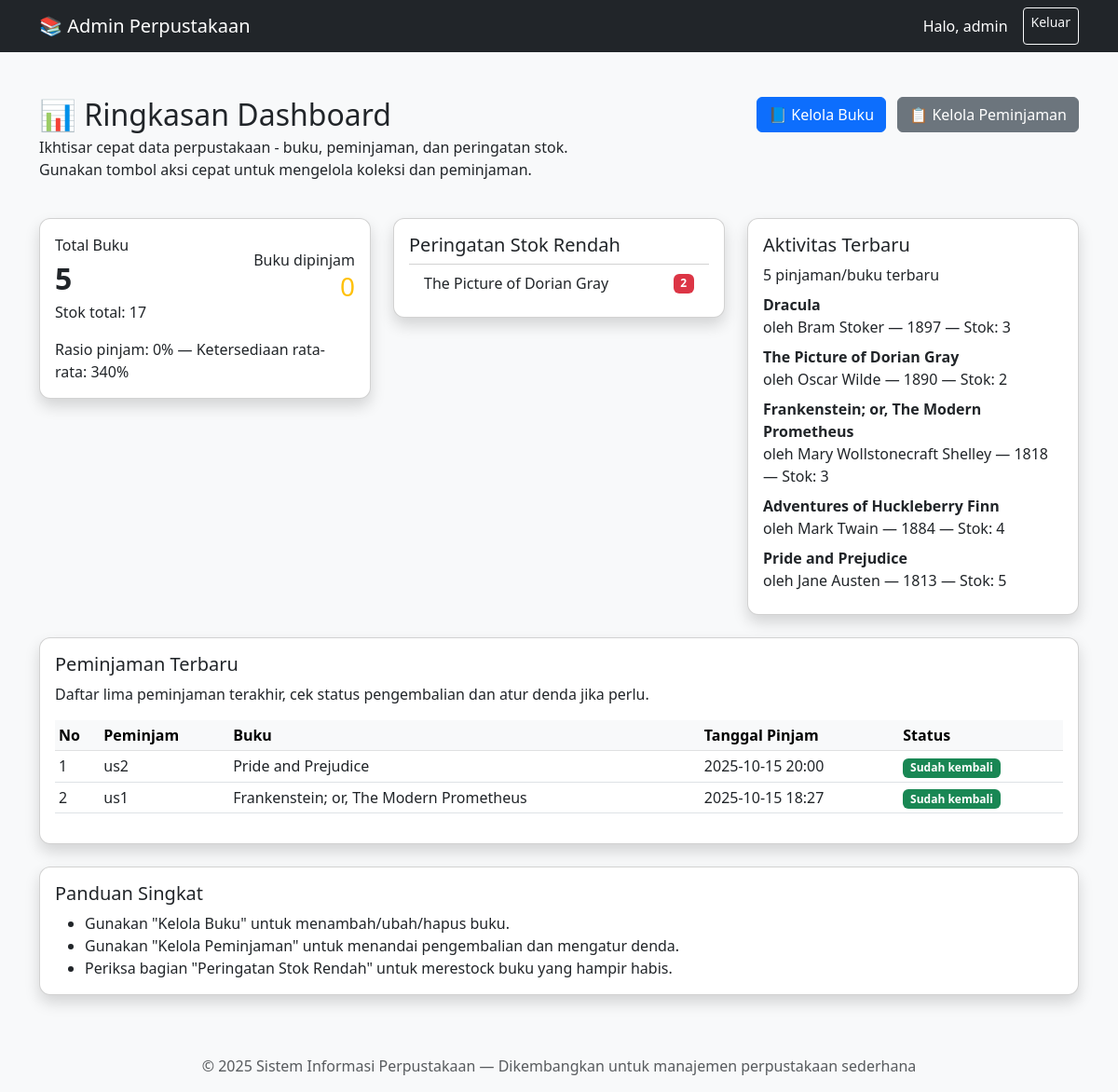
Before: /admin/index.php (signed in) with the older database file.
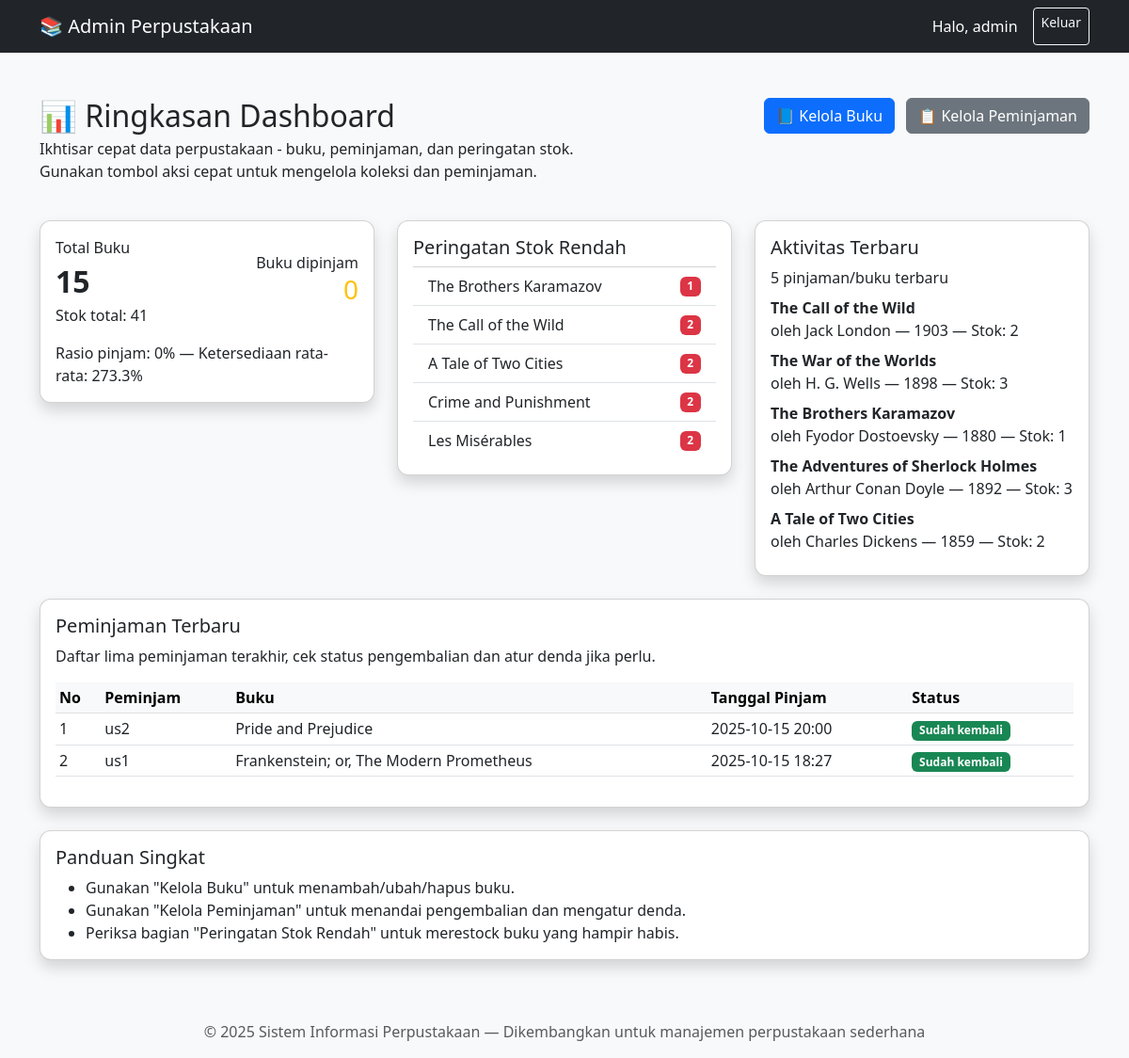
After: the same page with the newer database file.
### tables this page shows
CREATE TABLE `books` (
  `id` int(11) NOT NULL,
  `title` varchar(100) DEFAULT NULL,
  `author` varchar(100) DEFAULT NULL,
  `year` int(11) DEFAULT NULL,
  `stock` int(11) DEFAULT 1
);

CREATE TABLE `borrowings` (
  `id` int(11) NOT NULL,
  `borrower_name` varchar(100) DEFAULT NULL,
  `borrower_email` varchar(100) DEFAULT NULL,
  `book_id` int(11) DEFAULT NULL,
  `borrow_date` datetime DEFAULT current_timestamp(),
  `due_date` date DEFAULT NULL,
  `return_date` datetime DEFAULT NULL,
  `returned` tinyint(1) DEFAULT 0,
  `fine` int(11) DEFAULT 0
);

### admin/index.php (the view, shortened to what this page needs)
<?php
include('../includes/db.php');
$total_books_row = mysqli_fetch_assoc(mysqli_query($conn, "SELECT COUNT(*) AS total, COALESCE(SUM(stock),0) AS stok_total FROM books"));
$total_books = (int)($total_books_row['total'] ?? 0);
$total_available = (int)($total_books_row['stok_total'] ?? 0);
$total_borrowed = (int)mysqli_fetch_assoc(mysqli_query($conn, "SELECT COUNT(*) AS total FROM borrowings WHERE returned = 0"))['total'];
$recent_books_res = mysqli_query($conn, "SELECT id, title, author, year, stock FROM books ORDER BY id DESC LIMIT 5");
$recent_borrows_res = mysqli_query($conn, "SELECT b.id, b.borrower_name, bk.title, b.borrow_date, b.return_date, b.returned FROM borrowings b JOIN books bk ON b.book_id = bk.id ORDER BY b.borrow_date DESC LIMIT 5");
$low_stock_res = mysqli_query($conn, "SELECT id, title, stock FROM books WHERE stock <= 2 ORDER BY stock ASC, id DESC LIMIT 5");
$borrow_ratio = $total_books ? round(($total_borrowed / $total_books) * 100, 1) : 0;
$availability_ratio = $total_books ? round(($total_available / ($total_books ?: 1)) * 100, 1) : 0;
?>
<!DOCTYPE html>
<html lang="id">
<head>
    <link href="https://cdn.jsdelivr.net/npm/bootstrap@5.3.0/dist/css/bootstrap.min.css" rel="stylesheet">
</head>
<body>
<nav class="navbar navbar-expand-lg navbar-dark bg-dark">
    <div class="container">
        <a class="navbar-brand" href="index.php">📚 Admin Perpustakaan</a>
        <div class="d-flex">
            <span class="navbar-text text-white me-3">
                Halo, <?= htmlspecialchars($_SESSION['admin_username']); ?>
            </span>
            <a href="logout.php" class="btn btn-outline-light btn-sm">Keluar</a>
        </div>
    </div>
</nav>
<div class="container my-5">
    <div class="d-flex justify-content-between align-items-start mb-4">
    <div>
      <h2 class="mb-1">📊 Ringkasan Dashboard</h2>
      <p class="small-muted mb-0">Ikhtisar cepat data perpustakaan - buku, peminjaman, dan peringatan stok.</p>
      <p class="small-muted">Gunakan tombol aksi cepat untuk mengelola koleksi dan peminjaman.</p>
    </div>
    <div>
      <a href="books.php" class="btn btn-primary me-2">📘 Kelola Buku</a>
      <a href="borrows.php" class="btn btn-secondary">📋 Kelola Peminjaman</a>
    </div>
  </div>
  <div class="row g-4 mb-4">
    <div class="col-md-4">
      <div class="card shadow p-3">
        <div class="d-flex justify-content-between align-items-center">
          <div>
            <div class="small-muted">Total Buku</div>
            <div class="stat-number"><?= $total_books; ?></div>
            <div class="small-muted">Stok total: <?= $total_available; ?></div>
          </div>
          <div class="text-end">
            <div class="small-muted">Buku dipinjam</div>
            <div class="h3 text-warning"><?= $total_borrowed; ?></div>
          </div>
        </div>
        <div class="mt-3">
          <div class="small-muted">Rasio pinjam: <?= $borrow_ratio; ?>% — Ketersediaan rata-rata: <?= $availability_ratio; ?>%</div>
        </div>
      </div>
    </div>
    <div class="col-md-4">
      <div class="card shadow p-3">
        <h5 class="mb-2">Peringatan Stok Rendah</h5>
        <?php if (mysqli_num_rows($low_stock_res) > 0): ?>
          <ul class="list-group list-group-flush">
            <?php while ($l = mysqli_fetch_assoc($low_stock_res)): ?>
              <li class="list-group-item d-flex justify-content-between align-items-center">
                <?= htmlspecialchars($l['title']); ?>
                <span class="badge bg-danger"><?= (int)$l['stock']; ?></span>
              </li>
            <?php endwhile; ?>
          </ul>
        <?php else: ?>
          <p class="mb-0 small-muted">Tidak ada buku dengan stok rendah.</p>
        <?php endif; ?>
      </div>
    </div>
    <div class="col-md-4">
      <div class="card shadow p-3">
        <h5 class="mb-2">Aktivitas Terbaru</h5>
        <div class="small-muted">5 pinjaman/buku terbaru</div>
        <div class="mt-2">
          <ul class="list-unstyled mb-0">
            <?php while ($rb = mysqli_fetch_assoc($recent_books_res)): ?>
              <li class="mb-2">
                <strong><?= htmlspecialchars($rb['title']); ?></strong>
                <div class="small-muted">oleh <?= htmlspecialchars($rb['author']); ?> — <?= (int)$rb['year']; ?> — Stok: <?= (int)$rb['stock']; ?></div>
              </li>
            <?php endwhile; ?>
          </ul>
        </div>
      </div>
    </div>
  </div>
  <div class="card shadow mb-4">
    <div class="card-body">
      <h5 class="card-title">Peminjaman Terbaru</h5>
      <p class="small-muted">Daftar lima peminjaman terakhir, cek status pengembalian dan atur denda jika perlu.</p>
      <div class="table-responsive">
        <table class="table table-sm table-hover align-middle">
          <thead class="table-light">
            <tr>
              <th>No</th>
              <th>Peminjam</th>
              <th>Buku</th>
              <th>Tanggal Pinjam</th>
              <th>Status</th>
            </tr>
          </thead>
          <tbody>
            <?php
            $i = 1;
            while ($rb = mysqli_fetch_assoc($recent_borrows_res)):
            ?>
            <tr>
              <td><?= $i++; ?></td>
              <td><?= htmlspecialchars($rb['borrower_name']); ?></td>
              <td><?= htmlspecialchars($rb['title']); ?></td>
              <td><?= date('Y-m-d H:i', strtotime($rb['borrow_date'])); ?></td>
              <td>
                <?php if ($rb['returned']): ?>
                  <span class="badge bg-success">Sudah kembali</span>
                <?php else: ?>
                  <span class="badge bg-warning text-dark">Belum kembali</span>
                <?php endif; ?>
              </td>
            </tr>
            <?php endwhile; ?>
          </tbody>
        </table>
      </div>
    </div>
  </div>
  <div class="card shadow mb-4">
    <div class="card-body">
      <h5 class="card-title">Panduan Singkat</h5>
      <ul class="mb-0">
        <li>Gunakan "Kelola Buku" untuk menambah/ubah/hapus buku.</li>
        <li>Gunakan "Kelola Peminjaman" untuk menandai pengembalian dan mengatur denda.</li>
        <li>Periksa bagian "Peringatan Stok Rendah" untuk merestock buku yang hampir habis.</li>
      </ul>
    </div>
  </div>
</div>
<footer class="text-center text-muted py-3">
  &copy; <?= date('Y'); ?> Sistem Informasi Perpustakaan — Dikembangkan untuk manajemen perpustakaan sederhana
</footer>
</body>
</html>

### admin/index.php (style rules this page uses)
body { background-color: #f8f9fa; }
.card { border-radius: 12px; box-shadow: 0 2px 4px rgba(0,0,0,.1); }
.stat-number { font-size: 2rem; font-weight: 700; }

Changed rows visible on the page:
no longer on this page (row unchanged): books: title "The Picture of Dorian Gray", stock "2", author "Oscar Wilde", year "1890"
no longer on this page (row unchanged): books: title "Dracula", author "Bram Stoker", year "1897", stock "3", shown under "Aktivitas Terbaru"
no longer on this page (row unchanged): books: title "Frankenstein; or, The Modern Prometheus", author "Mary Wollstonecraft Shelley", year "1818", stock "3", shown under "Aktivitas Terbaru"
no longer on this page (row unchanged): books: title "Adventures of Huckleberry Finn", author "Mark Twain", year "1884", stock "4", shown under "Aktivitas Terbaru"
no longer on this page (row unchanged): books: title "Pride and Prejudice", author "Jane Austen", year "1813", stock "5", shown under "Aktivitas Terbaru"
added books: title "The Brothers Karamazov", stock "1", author "Fyodor Dostoevsky", year "1880"
added books: title "The Call of the Wild", stock "2", author "Jack London", year "1903"
added books: title "A Tale of Two Cities", stock "2", author "Charles Dickens", year "1859"
added books: title "Crime and Punishment", stock "2", shown under "Peringatan Stok Rendah"
added books: title "Les Misérables", stock "2", shown under "Peringatan Stok Rendah"
added books: title "The War of the Worlds", author "H. G. Wells", year "1898", stock "3", shown under "Aktivitas Terbaru"
added books: title "The Adventures of Sherlock Holmes", author "Arthur Conan Doyle", year "1892", stock "3", shown under "Aktivitas Terbaru"
Other visible differences:
$total_books: "5" → "15"
$total_available: "17" → "41"
$availability_ratio: "340" → "273.3"
